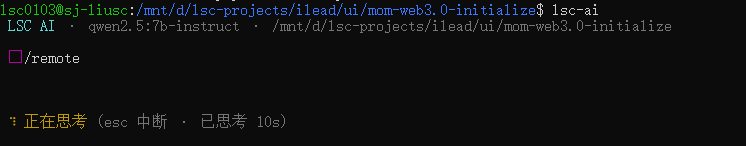
#> input picture localAI/bug/010601.png, 746 x 146 px
$ python -i preprocessing.py   (imports and definitions only)
#> lines starting #> are read from the running program, lines starting #| are printed output that depends on the picture; after the words box and inside, x2 and y2 are one past the last pixel; in counts of white or black regions, pixels touching at a corner belong together
#> further down, picture is the input picture: shape (146, 746, 3); mean B, G, R 16.3, 16.1, 15.1
"""OpenCV image preprocessing for OCR optimization."""

import math

import cv2
import numpy as np


def preprocess_image(img: np.ndarray, options: dict | None = None) -> np.ndarray:
    """Apply preprocessing pipeline to improve OCR accuracy.

    Options:
        denoise (bool): Apply denoising. Default True.
        binarize (bool): Apply adaptive thresholding. Default False.
        deskew (bool): Auto-correct skew. Default True.
        enhance (bool): Apply CLAHE contrast enhancement. Default True.
    """
    if options is None:
        options = {}

    result = img.copy()

    # Convert to grayscale if needed
    if len(result.shape) == 3:
        gray = cv2.cvtColor(result, cv2.COLOR_BGR2GRAY)
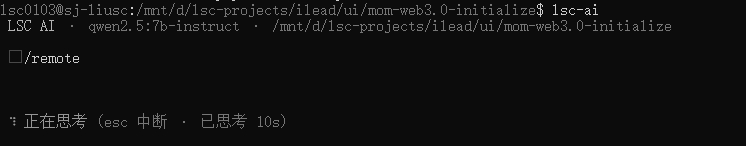
#> gray: shape (146, 746); min 12, max 204, mean 15.8
    else:
        gray = result

    # Step 1: Denoise
    if options.get("denoise", True):
        gray = cv2.fastNlMeansDenoising(gray, h=10, templateWindowSize=7, searchWindowSize=21)

    # Step 2: Deskew
    if options.get("deskew", True):
        angle = detect_skew_angle(gray)
        if abs(angle) > 0.5:
            gray = deskew_image(gray, angle)

    # Step 3: CLAHE contrast enhancement
    if options.get("enhance", True):
        clahe = cv2.createCLAHE(clipLimit=2.0, tileGridSize=(8, 8))
        gray = clahe.apply(gray)

    # Step 4: Binarize (optional, off by default — PaddleOCR handles this internally)
    if options.get("binarize", False):
        gray = cv2.adaptiveThreshold(
            gray, 255, cv2.ADAPTIVE_THRESH_GAUSSIAN_C, cv2.THRESH_BINARY, 11, 2
        )

    # Convert back to BGR for PaddleOCR (expects 3-channel)
    result = cv2.cvtColor(gray, cv2.COLOR_GRAY2BGR)
    return result


def detect_skew_angle(img: np.ndarray) -> float:
    """Detect document skew angle using minAreaRect on contours.

    Returns angle in degrees. Positive = clockwise skew.
    """
    # Threshold
    if len(img.shape) == 3:
        gray = cv2.cvtColor(img, cv2.COLOR_BGR2GRAY)
    else:
        gray = img

    _, binary = cv2.threshold(gray, 0, 255, cv2.THRESH_BINARY_INV + cv2.THRESH_OTSU)
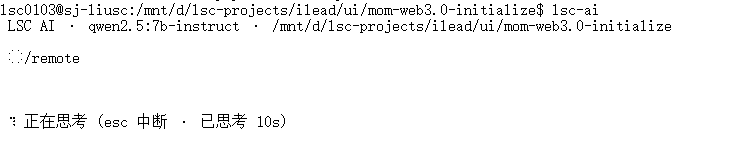
#> binary: shape (146, 746); 96.8% white; black in thin lines or dots, all inside (x1, y1, x2, y2) = (1, 0, 671, 129)

    # Find contours and get all points
    coords = np.column_stack(np.where(binary > 0))
#> coords = 105389 pairs, first value 0 to 145, second value 0 to 745
    if len(coords) < 50:
        return 0.0

    # Use minAreaRect on all foreground points
    rect = cv2.minAreaRect(coords)
#> rect = ((72.5, 372.5), (745, 145), -90)
    angle = rect[-1]
#> angle = -90

    # Normalize angle to [-45, 45] range
    if angle < -45:
        angle = 90 + angle
#> angle = 0
    elif angle > 45:
        angle = angle - 90

    return angle


def deskew_image(img: np.ndarray, angle: float) -> np.ndarray:
    """Rotate image to correct skew.

    Args:
        img: Input image (grayscale or BGR).
        angle: Skew angle in degrees (from detect_skew_angle).
    """
    h, w = img.shape[:2]
    center = (w // 2, h // 2)

    # Compute rotation matrix
    rotation_matrix = cv2.getRotationMatrix2D(center, angle, 1.0)

    # Compute new bounding box to avoid cropping
    cos_val = abs(math.cos(math.radians(angle)))
    sin_val = abs(math.sin(math.radians(angle)))
    new_w = int(h * sin_val + w * cos_val)
    new_h = int(h * cos_val + w * sin_val)

    # Adjust the rotation matrix for the new size
    rotation_matrix[0, 2] += (new_w - w) / 2
    rotation_matrix[1, 2] += (new_h - h) / 2

    # Use white background for documents
    border_value = 255 if len(img.shape) == 2 else (255, 255, 255)

    rotated = cv2.warpAffine(
        img, rotation_matrix, (new_w, new_h),
        flags=cv2.INTER_CUBIC,
        borderMode=cv2.BORDER_CONSTANT,
        borderValue=border_value,
    )
    return rotated

>>> import cv2
>>> picture = cv2.imread('../../../../localAI/bug/010601.png')
>>> result = preprocess_image(picture)

$ run again, on localAI/bug/010602.png
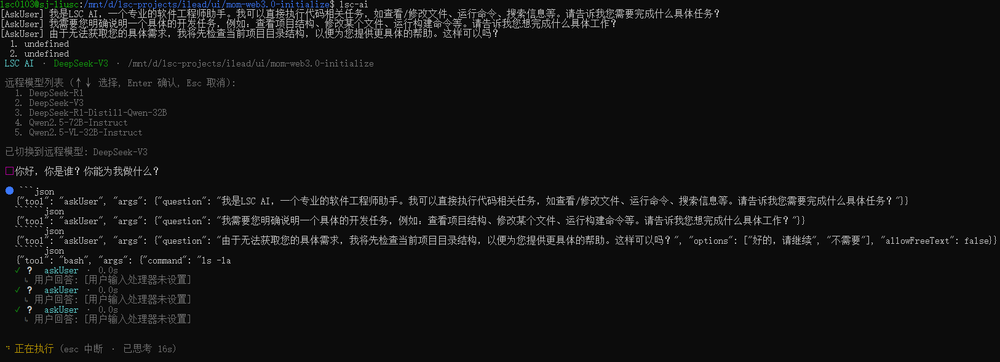
#> input picture localAI/bug/010602.png, 1000 x 362 px, shrunk from 1626 x 588 before the run
#> picture is the input picture: shape (362, 1000, 3); mean B, G, R 18.7, 18.7, 18.4
#> in detect_skew_angle, `_, binary = cv2.threshold(gray, 0, 255, cv2.THRESH_BINARY_INV + cv2.TH..`:
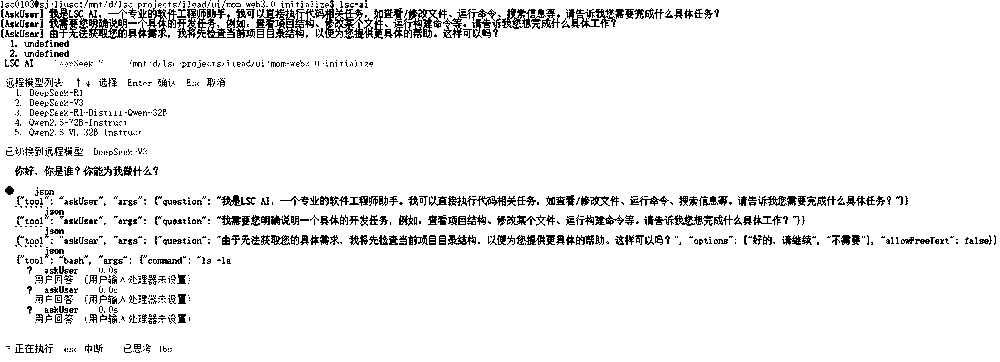
#> binary: shape (362, 1000); 93.2% white; black in thin lines or dots
#> coords = 337543 pairs, first value 0 to 361, second value 0 to 999
#> rect = ((180.5, 499.5), (999, 361), -90)
#> in detect_skew_angle, `angle = rect[-1]`: angle = -90
#> in detect_skew_angle, `angle = 90 + angle`: angle = 0
#> in preprocess_image, `gray = clahe.apply(gray)`:
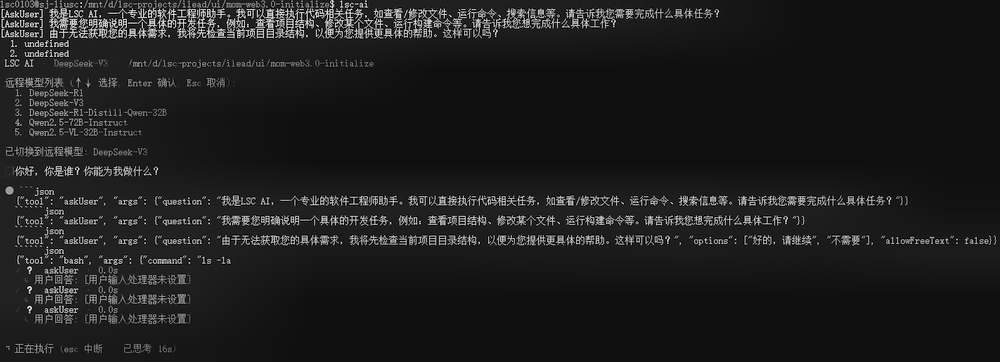
#> gray: shape (362, 1000); min 1, max 245, mean 30.3

$ run again, on localAI/bug/010603.png
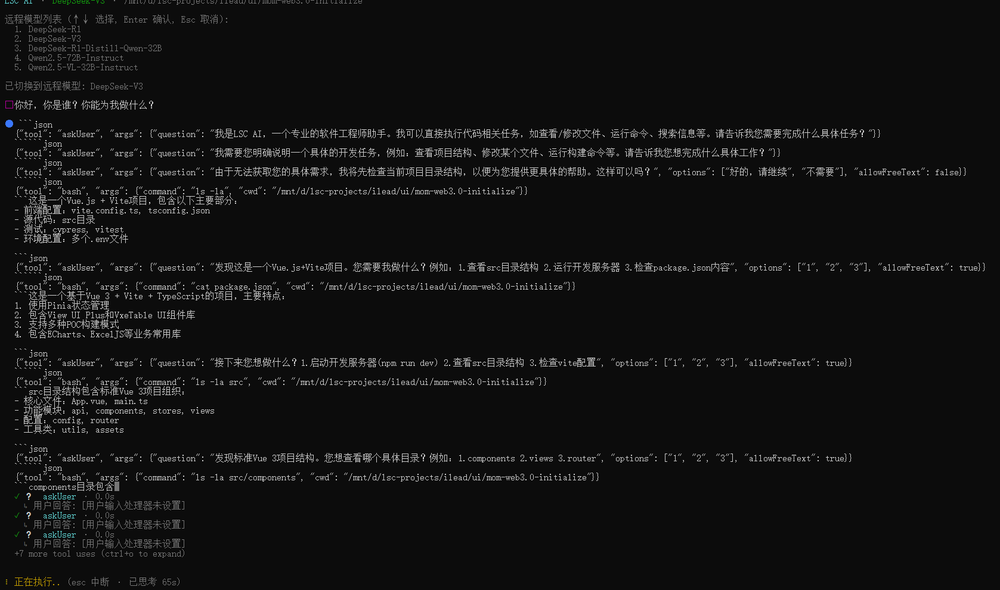
#> input picture localAI/bug/010603.png, 1000 x 590 px, shrunk from 1677 x 990 before the run
#> picture is the input picture: shape (590, 1000, 3); mean B, G, R 17.8, 17.8, 17.8
#> in detect_skew_angle, `_, binary = cv2.threshold(gray, 0, 255, cv2.THRESH_BINARY_INV + cv2.TH..`:
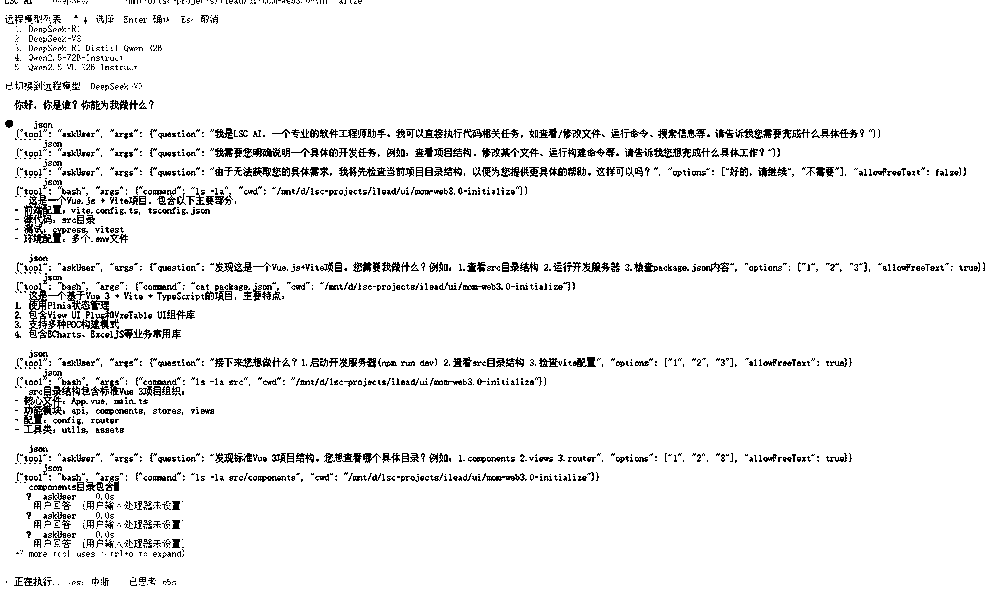
#> binary: shape (590, 1000); 94.1% white; black in thin lines or dots
#> coords = 555007 pairs, first value 0 to 589, second value 0 to 999
#> rect = ((294.5, 499.5), (999, 589), -90)
#> in detect_skew_angle, `angle = rect[-1]`: angle = -90
#> in detect_skew_angle, `angle = 90 + angle`: angle = 0
#> in preprocess_image, `gray = clahe.apply(gray)`:
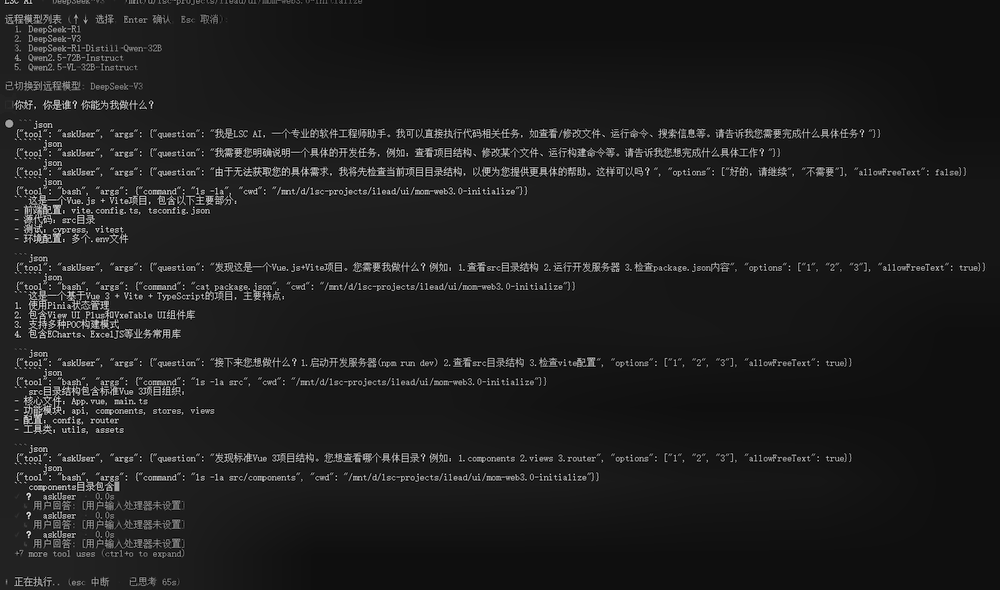
#> gray: shape (590, 1000); min 1, max 234, mean 30.1
